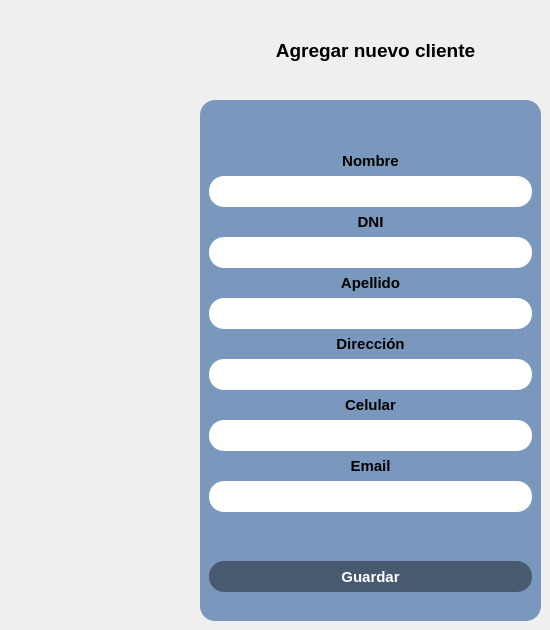
            <widget class="QWidget" name="crear_cliente">
             <widget class="QFrame" name="frame_agregarClienteN">
              <property name="geometry">
               <rect>
                <x>200</x>
                <y>100</y>
                <width>341</width>
                <height>521</height>
               </rect>
              </property>
              <property name="styleSheet">
               <string notr="true">background-color: rgb(122, 152, 189);
border-radius:15px;
border-color: rgb(0, 0, 0);</string>
              </property>
              <property name="frameShape">
               <enum>QFrame::StyledPanel</enum>
              </property>
              <property name="frameShadow">
               <enum>QFrame::Raised</enum>
              </property>
              <layout class="QVBoxLayout" name="verticalLayout_7">
               <item>
                <spacer name="verticalSpacer_4">
                 <property name="orientation">
                  <enum>Qt::Vertical</enum>
                 </property>
                 <property name="sizeHint" stdset="0">
                  <size>
                   <width>20</width>
                   <height>40</height>
                  </size>
                 </property>
                </spacer>
               </item>
               <item>
                <widget class="QLabel" name="label_37">
                 <property name="font">
                  <font>
                   <pointsize>11</pointsize>
                   <weight>75</weight>
                   <bold>true</bold>
                  </font>
                 </property>
                 <property name="text">
                  <string>Nombre</string>
                 </property>
                 <property name="alignment">
                  <set>Qt::AlignCenter</set>
                 </property>
                </widget>
               </item>
               <item>
                <widget class="QLineEdit" name="lineEdit_agregarNombre">
                 <property name="minimumSize">
                  <size>
                   <width>0</width>
                   <height>31</height>
                  </size>
                 </property>
                 <property name="maximumSize">
                  <size>
                   <width>16777215</width>
                   <height>31</height>
                  </size>
                 </property>
                 <property name="styleSheet">
                  <string notr="true">background-color: rgb(255, 255, 255);</string>
                 </property>
                </widget>
               </item>
               <item>
                <widget class="QLabel" name="label_38">
                 <property name="font">
                  <font>
                   <pointsize>11</pointsize>
                   <weight>75</weight>
                   <bold>true</bold>
                  </font>
                 </property>
                 <property name="text">
                  <string>DNI</string>
                 </property>
                 <property name="alignment">
                  <set>Qt::AlignCenter</set>
                 </property>
                </widget>
               </item>
               <item>
                <widget class="QLineEdit" name="lineEdit_agregarDni">
                 <property name="minimumSize">
                  <size>
                   <width>0</width>
                   <height>31</height>
                  </size>
                 </property>
                 <property name="maximumSize">
                  <size>
                   <width>16777215</width>
                   <height>31</height>
                  </size>
                 </property>
                 <property name="styleSheet">
                  <string notr="true">background-color: rgb(255, 255, 255);</string>
                 </property>
                </widget>
               </item>
               <item>
                <widget class="QLabel" name="label_39">
                 <property name="font">
                  <font>
                   <pointsize>11</pointsize>
                   <weight>75</weight>
                   <bold>true</bold>
                  </font>
                 </property>
                 <property name="text">
                  <string>Apellido</string>
                 </property>
                 <property name="alignment">
                  <set>Qt::AlignCenter</set>
                 </property>
                </widget>
               </item>
               <item>
                <widget class="QLineEdit" name="lineEdit_agregarApellido">
                 <property name="minimumSize">
                  <size>
                   <width>0</width>
                   <height>31</height>
                  </size>
                 </property>
                 <property name="maximumSize">
                  <size>
                   <width>16777215</width>
                   <height>31</height>
                  </size>
                 </property>
                 <property name="styleSheet">
                  <string notr="true">background-color: rgb(255, 255, 255);</string>
                 </property>
                </widget>
               </item>
               <item>
                <widget class="QLabel" name="label_40">
                 <property name="font">
                  <font>
                   <pointsize>11</pointsize>
                   <weight>75</weight>
                   <bold>true</bold>
                  </font>
                 </property>
                 <property name="text">
                  <string>Dirección</string>
                 </property>
                 <property name="alignment">
                  <set>Qt::AlignCenter</set>
                 </property>
                </widget>
               </item>
               <item>
                <widget class="QLineEdit" name="lineEdit_agregarDireccion">
                 <property name="minimumSize">
                  <size>
                   <width>0</width>
                   <height>31</height>
                  </size>
                 </property>
                 <property name="maximumSize">
                  <size>
                   <width>16777215</width>
                   <height>31</height>
                  </size>
                 </property>
                 <property name="styleSheet">
                  <string notr="true">background-color: rgb(255, 255, 255);</string>
                 </property>
                </widget>
               </item>
               <item>
                <widget class="QLabel" name="label_41">
                 <property name="font">
                  <font>
                   <pointsize>11</pointsize>
                   <weight>75</weight>
                   <bold>true</bold>
                  </font>
                 </property>
                 <property name="text">
                  <string>Celular</string>
                 </property>
                 <property name="alignment">
                  <set>Qt::AlignCenter</set>
                 </property>
                </widget>
               </item>
               <item>
                <widget class="QLineEdit" name="lineEdit_agregarCelular">
                 <property name="minimumSize">
                  <size>
                   <width>0</width>
                   <height>31</height>
                  </size>
                 </property>
                 <property name="maximumSize">
                  <size>
                   <width>16777215</width>
                   <height>31</height>
                  </size>
                 </property>
                 <property name="styleSheet">
                  <string notr="true">background-color: rgb(255, 255, 255);</string>
                 </property>
                </widget>
               </item>
               <item>
                <widget class="QLabel" name="label_42">
                 <property name="font">
                  <font>
                   <pointsize>11</pointsize>
                   <weight>75</weight>
                   <bold>true</bold>
                  </font>
                 </property>
                 <property name="text">
                  <string>Email</string>
                 </property>
                 <property name="alignment">
                  <set>Qt::AlignCenter</set>
                 </property>
                </widget>
               </item>
               <item>
                <widget class="QLineEdit" name="lineEdit_agregarEmail">
                 <property name="minimumSize">
                  <size>
                   <width>0</width>
                   <height>31</height>
                  </size>
                 </property>
                 <property name="maximumSize">
                  <size>
                   <width>16777215</width>
                   <height>31</height>
                  </size>
                 </property>
                 <property name="styleSheet">
                  <string notr="true">background-color: rgb(255, 255, 255);</string>
                 </property>
                </widget>
               </item>
               <item>
                <spacer name="verticalSpacer_3">
                 <property name="orientation">
                  <enum>Qt::Vertical</enum>
                 </property>
                 <property name="sizeHint" stdset="0">
                  <size>
                   <width>20</width>
                   <height>31</height>
                  </size>
                 </property>
                </spacer>
               </item>
               <item>
                <widget class="QPushButton" name="btn_guardarNuevoCliente">
                 <property name="minimumSize">
                  <size>
                   <width>0</width>
                   <height>31</height>
                  </size>
                 </property>
                 <property name="maximumSize">
                  <size>
                   <width>16777215</width>
                   <height>31</height>
                  </size>
                 </property>
                 <property name="font">
                  <font>
                   <pointsize>11</pointsize>
                   <weight>75</weight>
                   <bold>true</bold>
                  </font>
                 </property>
                 <property name="styleSheet">
                  <string notr="true">background-color: rgb(72, 90, 112);
color: rgb(255, 255, 255);</string>
                 </property>
                 <property name="text">
                  <string>Guardar</string>
                 </property>
                </widget>
               </item>
               <item>
                <spacer name="horizontalSpacer_10">
                 <property name="orientation">
                  <enum>Qt::Horizontal</enum>
                 </property>
                 <property name="sizeHint" stdset="0">
                  <size>
                   <width>320</width>
                   <height>20</height>
                  </size>
                 </property>
                </spacer>
               </item>
              </layout>
             </widget>
             <widget class="QLabel" name="label_36">
              <property name="geometry">
               <rect>
                <x>260</x>
                <y>40</y>
                <width>231</width>
                <height>21</height>
               </rect>
              </property>
              <property name="font">
               <font>
                <pointsize>14</pointsize>
                <weight>75</weight>
                <bold>true</bold>
               </font>
              </property>
              <property name="text">
               <string>Agregar nuevo cliente</string>
              </property>
              <property name="alignment">
               <set>Qt::AlignCenter</set>
              </property>
             </widget>
            </widget>
